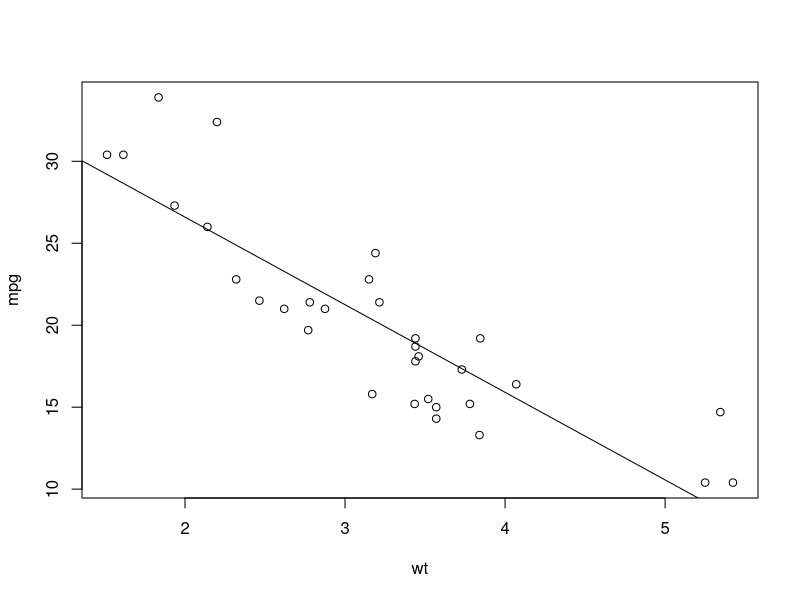
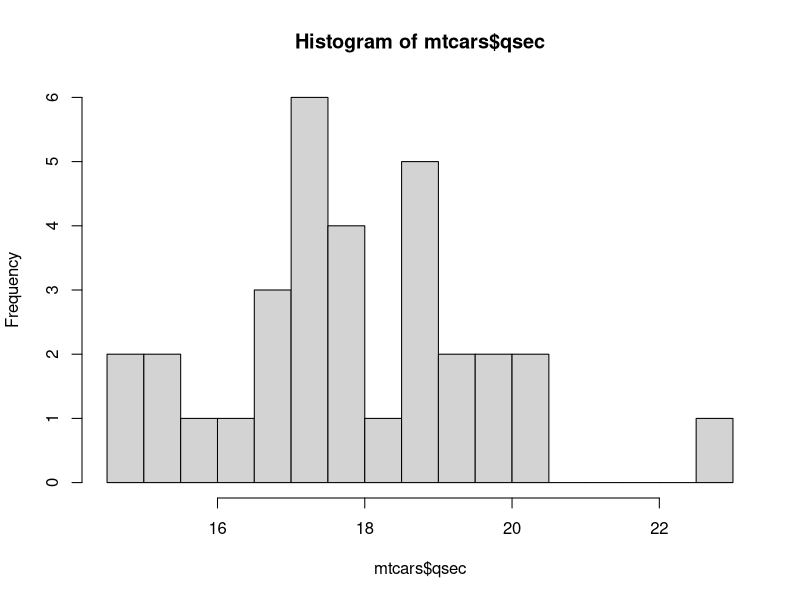

Generate these figures, in order, with R:
## ---- chunk 1
knitr::opts_chunk$set(echo = TRUE)
knitr::opts_chunk$set(message = FALSE)
options(width = 1000)
## ---- chunk 2
mu = matrix(c(5, 3, 7))
Sigma = matrix(c(4, -1, 0, -1, 4, 2, 0, 2, 9), 3, 3)
A = matrix(c(4, -3, 5))
## ---- chunk 3
Mean.AX = t(A) %*% mu
Var.AX = t(A) %*% Sigma %*% A
## ---- chunk 4
pnorm(63, mean = Mean.AX, sd = sqrt(Var.AX))
## ---- chunk 5
data(mtcars)
## ---- chunk 6
plot(mpg ~ wt, data= mtcars)
abline(lm(mpg ~ wt, data= mtcars))
## ---- chunk 7
hist(mtcars$qsec, breaks = 15)
